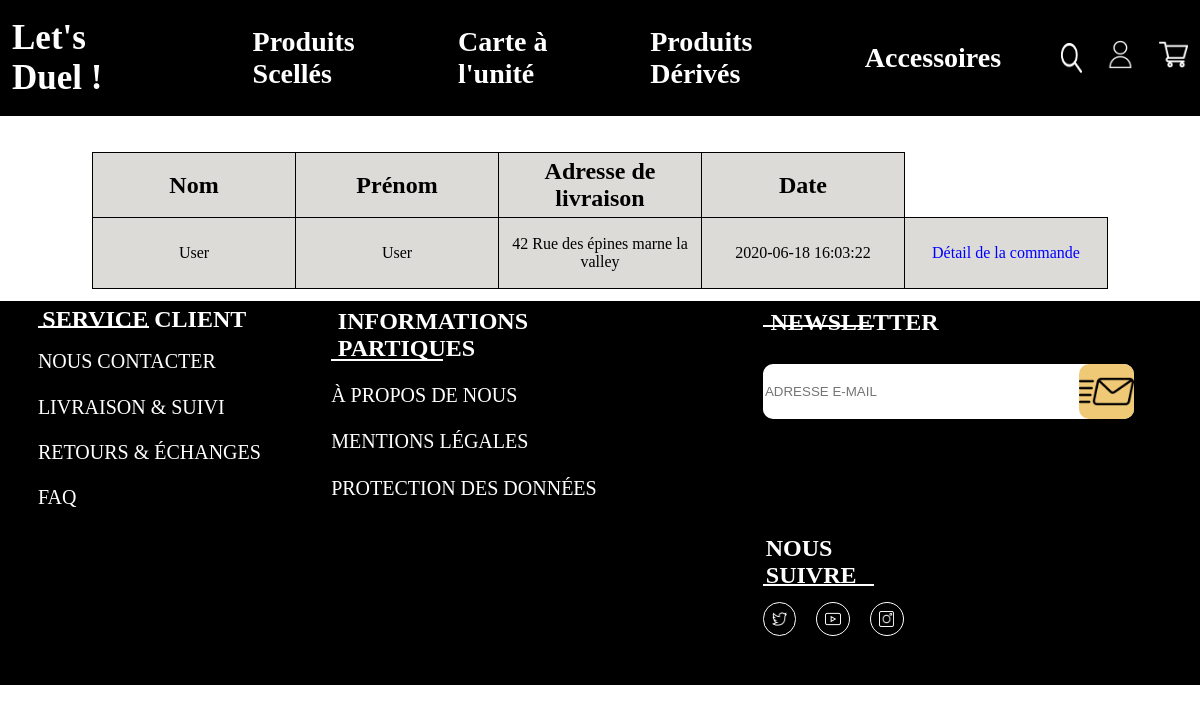
Screenshot of /index.php?page=order&action=list (signed in) with the database file from the repository.
### tables this page shows
CREATE TABLE IF NOT EXISTS `orders` (
  `id` int(11) NOT NULL AUTO_INCREMENT,
  `user_id` int(11) NOT NULL,
  `last_name` varchar(255) NOT NULL,
  `first_name` varchar(255) NOT NULL,
  `delivery_adress` varchar(255) NOT NULL,
  `date` datetime NOT NULL DEFAULT current_timestamp(),
  PRIMARY KEY (`id`)
);

### index.php (called while the page is built, shortened)
<?php
if(isset($_GET['page'])){
    switch ($_GET['page']){
        case'order' :
            require 'controllers/orderController.php';
            break;
    }
}
else{
    require 'controllers/indexController.php';
}
require ('views/layout.php');

### models/Orders.php (called while the page is built, shortened)
<?php
function getAllOrders()
{
    $db = dbConnect();
    $query = $db->query('SELECT * FROM orders WHERE user_id = '.$_SESSION['user']['id']);
    $orders =  $query->fetchAll();
    return $orders;
}

### controllers/orderController.php (called while the page is built, shortened)
<?php
require 'models/Orders.php';
if (isset($_GET['action'])){
    switch ($_GET['action']){
        case 'list':
            $orders = getAllOrders();
            break;
    }
}
else{
    header('Location:index.php');
    exit();
}

### views/orderList.php (the view, shortened to what this page needs)
<div class="ordersContainer">
    <table>
        <table>
            <thead>
            <tr>
                <td><h2>Nom</h2></td>
                <td><h2>Prénom</h2></td>
                <td><h2>Adresse de livraison</h2></td>
                <td><h2>Date</h2></td>
            </tr>
            </thead>
            <?php foreach ($orders as $order): ?>
            <tr>
                <td><p><?= $order['last_name'] ;?></p></td>
                <td><p><?= $order['first_name'] ;?></p></td>
                <td><p><?= $order['delivery_adress'] ;?></p></td>
                <td><p><?= $order['date'] ;?></p></td>
                <td><a href="index.php?page=order&action=detail&order_id=<?= $order['id'];?>">Détail de la commande</a></td>
            </tr>
            <?php endforeach; ?>
    </table>
</div>

### assets/css/header.css (style rules this page uses)
body { margin: 0; font-family: Oxygen; }

### assets/css/ordersList.css (style rules this page uses)
.ordersContainer { display: flex; justify-content: center; align-items: center; flex-direction: column; }
table tr:nth-child(odd) { background-color: #dcdbd8; }
table { border-collapse: collapse; margin: 1%; }
table td { width: 200px; border: 1px solid black; height: 50px; }
table td a, table td p, table td h2 { display: flex; align-items: center; justify-content: center; text-align: center; }
table td a:link, table td a:visited { text-decoration: none; color: blue; }
h2 { margin: 2%; }

### rows the page displays
orders: last_name "User", first_name "User", delivery_adress "42 Rue des épines marne la valley", date "2020-06-18 16:03:22"
